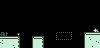

The image is a tile-based game level rendered from a .tmx file. Its description and complete source (layers, tilesets, objects, tile grids) follow:
An orthogonal 25x12 tile map with 4x4 px tiles, 4 tile layers (background, platforms, switchBoard, spawn), 3 tilesets.

<map version="1.2" tiledversion="1.3.5" orientation="orthogonal" renderorder="right-down" width="25" height="12" tilewidth="4" tileheight="4" infinite="0" nextlayerid="14" nextobjectid="1">
 <tileset firstgid="1" source="Tilesets/Tileset1.tsx" />
 <tileset firstgid="101" source="Tilesets/switchBlocks.tsx" />
 <tileset firstgid="173" source="Tilesets/spawnSprites.tsx" />
 <layer id="13" name="background" width="25" height="12">
  <data encoding="csv">
0,0,0,0,0,0,0,0,0,0,0,0,0,0,0,0,0,0,0,0,0,0,0,0,0,
0,0,0,0,0,0,0,0,0,0,0,0,0,0,0,0,0,0,0,0,0,0,0,0,0,
0,0,0,0,0,0,0,0,0,0,0,0,0,0,0,0,0,0,0,0,0,0,0,0,0,
0,0,0,0,0,0,0,0,0,0,0,0,0,0,0,0,0,0,0,0,0,0,0,0,0,
0,0,0,0,0,0,0,0,0,0,0,0,0,0,0,0,0,0,0,0,0,0,0,0,0,
0,0,0,0,0,0,0,0,0,0,0,0,0,0,0,0,0,0,0,0,0,0,0,0,0,
0,0,0,0,0,0,0,0,0,0,0,0,0,0,0,0,0,0,0,0,0,0,0,0,0,
0,0,0,0,0,0,0,0,0,0,0,0,0,0,0,0,0,0,0,0,0,0,0,14,15,
6,7,0,0,9,0,0,0,0,0,0,0,0,0,0,0,0,0,0,0,0,0,0,0,0,
0,0,0,0,0,0,0,0,0,0,0,0,0,0,0,0,0,0,0,0,0,0,93,12,12,
95,12,12,12,0,0,0,0,0,12,0,0,0,0,0,0,0,0,0,0,0,0,12,12,92,
12,12,12,93,0,0,0,0,0,12,0,0,0,0,0,0,0,0,0,0,0,0,12,94,12
</data>
 </layer>
 <layer id="2" name="platforms" width="25" height="12">
  <properties>
   <property name="Collidable" type="bool" value="true" />
  </properties>
  <data encoding="csv">
0,0,0,0,0,0,0,0,0,0,0,0,0,0,0,0,0,0,0,0,0,0,0,0,0,
0,0,0,0,0,0,0,0,0,0,0,0,0,0,0,0,0,0,0,0,0,0,0,0,0,
0,0,0,0,0,0,0,0,0,0,0,0,0,0,0,0,0,0,0,0,0,0,0,0,0,
0,0,0,0,0,0,0,0,0,0,0,0,0,0,0,0,0,0,0,0,0,0,0,0,0,
0,0,0,0,0,0,0,0,0,0,0,0,0,0,0,0,0,0,0,0,0,0,0,0,0,
0,0,0,0,0,0,0,0,0,0,0,0,0,0,0,0,0,0,0,0,0,0,0,0,0,
0,0,0,0,0,0,0,0,0,0,0,0,0,0,0,0,0,0,0,0,0,0,0,0,0,
0,0,0,0,0,0,0,0,0,0,0,0,0,0,0,0,0,0,0,0,0,0,0,0,0,
0,0,0,0,0,0,0,0,0,0,0,0,0,0,0,0,0,0,0,0,0,1,2,2,2,
2,2,2,2,3,0,0,0,1,2,3,0,0,0,0,0,0,0,0,0,0,11,0,0,0,
0,0,0,0,13,0,0,0,11,0,13,0,0,0,0,0,0,0,0,0,0,11,0,0,0,
0,0,0,0,13,0,0,0,11,0,13,0,0,0,0,0,0,0,0,0,0,11,0,0,0
</data>
 </layer>
 <layer id="8" name="switchBoard" width="25" height="12">
  <properties>
   <property name="switchBlock" type="bool" value="true" />
   <property name="switchDelay" type="float" value="2" />
  </properties>
  <data encoding="csv">
0,0,0,0,0,0,0,0,0,0,0,0,0,0,0,0,0,0,0,0,0,0,0,0,0,
0,0,0,0,0,0,0,0,0,0,0,0,0,0,0,0,0,0,0,0,0,0,0,0,0,
0,0,0,0,0,0,0,0,0,0,0,0,0,0,0,0,0,0,0,0,0,0,0,0,0,
0,0,0,0,0,0,0,0,0,0,0,0,0,0,0,0,0,0,0,0,0,0,0,0,0,
0,0,0,0,0,0,0,0,0,0,0,0,0,0,0,0,0,0,0,0,0,0,0,0,0,
0,0,0,0,0,0,0,0,0,0,0,0,0,0,0,0,0,0,0,0,0,0,0,0,0,
0,0,0,0,0,0,0,0,0,0,0,0,0,0,0,0,0,0,0,0,0,0,0,0,0,
0,0,0,0,0,0,0,0,0,0,0,0,0,0,0,0,0,0,0,0,0,0,0,0,0,
0,0,0,0,0,0,0,0,0,0,0,0,0,0,101,102,102,103,0,0,0,0,0,0,0,
0,0,0,0,0,0,0,0,0,0,0,0,0,0,125,126,126,127,0,0,0,0,0,0,0,
0,0,0,0,0,0,0,0,0,0,0,0,0,0,0,0,0,0,0,0,0,0,0,0,0,
0,0,0,0,0,0,0,0,0,0,0,0,0,0,0,0,0,0,0,0,0,0,0,0,0
</data>
 </layer>
 <layer id="12" name="spawn" width="25" height="12">
  <properties>
   <property name="spawn" type="bool" value="true" />
  </properties>
  <data encoding="csv">
0,0,0,0,0,0,0,0,0,0,0,0,0,0,0,0,0,0,0,0,0,0,0,0,0,
0,0,0,0,0,0,0,0,0,0,0,0,0,0,0,0,0,0,0,0,0,0,0,0,0,
0,0,0,0,0,0,0,0,0,0,0,0,0,0,0,0,0,0,0,0,0,0,0,0,0,
0,0,0,0,0,0,0,0,0,0,0,0,0,0,0,0,0,0,0,0,0,0,0,0,0,
0,0,0,0,0,0,0,0,0,0,0,0,0,0,0,0,0,0,0,0,0,0,0,0,0,
0,0,0,0,0,0,0,0,0,0,0,0,0,0,0,0,0,0,0,0,0,0,0,0,0,
0,0,0,0,0,0,0,0,0,0,0,0,0,0,0,0,0,0,0,0,0,0,0,0,0,
0,0,0,0,0,0,0,0,0,0,0,0,0,0,0,0,0,0,0,0,0,0,0,0,0,
173,0,0,0,0,0,0,0,0,0,0,0,0,0,0,0,0,0,0,0,0,0,0,0,0,
0,0,0,0,0,0,0,0,0,0,0,0,0,0,0,0,0,0,0,0,0,0,0,0,0,
0,0,0,0,0,0,0,0,0,0,0,0,0,0,0,0,0,0,0,0,0,0,0,0,0,
0,0,0,0,0,0,0,0,0,0,0,0,0,0,0,0,0,0,0,0,0,0,0,0,0
</data>
 </layer>
</map>
